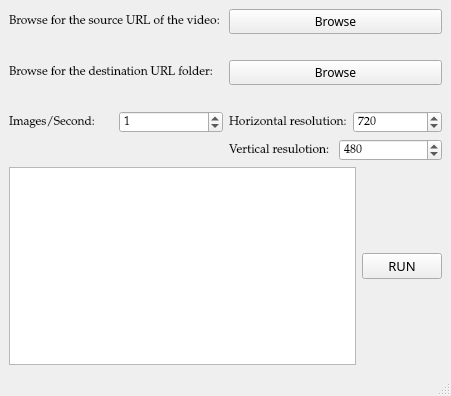
<?xml version="1.0" encoding="UTF-8"?>
<ui version="4.0">
 <class>CleaningApp</class>
 <widget class="QMainWindow" name="CleaningApp">
  <property name="geometry">
   <rect>
    <x>0</x>
    <y>0</y>
    <width>451</width>
    <height>396</height>
   </rect>
  </property>
  <property name="windowTitle">
   <string>Data Cleaning Tool</string>
  </property>
  <property name="styleSheet">
   <string notr="true">MainWindow{
Background:qlineargradient(spread:pad, x1:0.949, y1:1, x2:1, y2:0, stop:0 rgba(0, 0, 0, 255), stop:1 rgba(255, 255, 255, 255));
}</string>
  </property>
  <widget class="QWidget" name="centralwidget">
   <layout class="QGridLayout" name="gridLayout">
    <item row="0" column="0">
     <layout class="QVBoxLayout" name="verticalLayout">
      <item>
       <layout class="QHBoxLayout" name="horizontalLayout">
        <item>
         <widget class="QLabel" name="label_6">
          <property name="font">
           <font>
            <family>Palatino Linotype</family>
           </font>
          </property>
          <property name="text">
           <string>Browse for the source URL of the video:</string>
          </property>
         </widget>
        </item>
        <item>
         <widget class="QPushButton" name="pushButton">
          <property name="font">
           <font>
            <family>MV Boli</family>
           </font>
          </property>
          <property name="text">
           <string>Browse</string>
          </property>
         </widget>
        </item>
       </layout>
      </item>
      <item>
       <widget class="QLabel" name="label">
        <property name="font">
         <font>
          <family>Palatino Linotype</family>
         </font>
        </property>
        <property name="styleSheet">
         <string notr="true">
ui-&gt;label-&gt;setStyleSheet(&quot;{color: blue}&quot;);
</string>
        </property>
        <property name="text">
         <string>&lt;empty&gt;</string>
        </property>
       </widget>
      </item>
     </layout>
    </item>
    <item row="1" column="0">
     <layout class="QVBoxLayout" name="verticalLayout_2">
      <item>
       <layout class="QHBoxLayout" name="horizontalLayout_2">
        <item>
         <widget class="QLabel" name="label_7">
          <property name="font">
           <font>
            <family>Palatino Linotype</family>
           </font>
          </property>
          <property name="text">
           <string>Browse for the destination URL folder:</string>
          </property>
         </widget>
        </item>
        <item>
         <widget class="QPushButton" name="pushButton_3">
          <property name="font">
           <font>
            <family>MV Boli</family>
           </font>
          </property>
          <property name="text">
           <string>Browse</string>
          </property>
         </widget>
        </item>
       </layout>
      </item>
      <item>
       <widget class="QLabel" name="label_2">
        <property name="font">
         <font>
          <family>Palatino Linotype</family>
         </font>
        </property>
        <property name="text">
         <string>&lt;empty&gt;</string>
        </property>
       </widget>
      </item>
     </layout>
    </item>
    <item row="2" column="0">
     <layout class="QHBoxLayout" name="horizontalLayout_6">
      <item>
       <layout class="QVBoxLayout" name="verticalLayout_4">
        <item>
         <layout class="QHBoxLayout" name="horizontalLayout_5">
          <item>
           <widget class="QLabel" name="label_5">
            <property name="font">
             <font>
              <family>Palatino Linotype</family>
             </font>
            </property>
            <property name="text">
             <string>Images/Second:</string>
            </property>
           </widget>
          </item>
          <item>
           <widget class="QSpinBox" name="FrameCountBox">
            <property name="font">
             <font>
              <family>Palatino Linotype</family>
             </font>
            </property>
            <property name="maximum">
             <number>60</number>
            </property>
            <property name="value">
             <number>1</number>
            </property>
           </widget>
          </item>
         </layout>
        </item>
        <item>
         <widget class="QLabel" name="label_8">
          <property name="text">
           <string/>
          </property>
         </widget>
        </item>
       </layout>
      </item>
      <item>
       <layout class="QVBoxLayout" name="verticalLayout_3">
        <item>
         <layout class="QHBoxLayout" name="horizontalLayout_3">
          <item>
           <widget class="QLabel" name="label_3">
            <property name="font">
             <font>
              <family>Palatino Linotype</family>
             </font>
            </property>
            <property name="text">
             <string>Horizontal resolution:</string>
            </property>
           </widget>
          </item>
          <item>
           <widget class="QSpinBox" name="XResBox">
            <property name="font">
             <font>
              <family>Palatino Linotype</family>
             </font>
            </property>
            <property name="minimum">
             <number>100</number>
            </property>
            <property name="maximum">
             <number>1920</number>
            </property>
            <property name="value">
             <number>720</number>
            </property>
           </widget>
          </item>
         </layout>
        </item>
        <item>
         <layout class="QHBoxLayout" name="horizontalLayout_4">
          <item>
           <widget class="QLabel" name="label_4">
            <property name="font">
             <font>
              <family>Palatino Linotype</family>
             </font>
            </property>
            <property name="text">
             <string>Vertical resulotion:</string>
            </property>
           </widget>
          </item>
          <item>
           <widget class="QSpinBox" name="YResBox_3">
            <property name="font">
             <font>
              <family>Palatino Linotype</family>
             </font>
            </property>
            <property name="minimum">
             <number>100</number>
            </property>
            <property name="maximum">
             <number>1080</number>
            </property>
            <property name="value">
             <number>480</number>
            </property>
           </widget>
          </item>
         </layout>
        </item>
       </layout>
      </item>
     </layout>
    </item>
    <item row="3" column="0">
     <layout class="QHBoxLayout" name="horizontalLayout_7">
      <item>
       <widget class="QTextBrowser" name="textBrowser">
        <property name="font">
         <font>
          <family>Palatino Linotype</family>
         </font>
        </property>
       </widget>
      </item>
      <item>
       <widget class="QPushButton" name="pushButton_2">
        <property name="minimumSize">
         <size>
          <width>0</width>
          <height>23</height>
         </size>
        </property>
        <property name="font">
         <font>
          <family>MV Boli</family>
          <pointsize>10</pointsize>
         </font>
        </property>
        <property name="styleSheet">
         <string notr="true">pushButton_2{
Background:rgb(85, 0, 0);
}</string>
        </property>
        <property name="text">
         <string>RUN</string>
        </property>
       </widget>
      </item>
     </layout>
    </item>
   </layout>
  </widget>
  <widget class="QMenuBar" name="menubar">
   <property name="geometry">
    <rect>
     <x>0</x>
     <y>0</y>
     <width>451</width>
     <height>22</height>
    </rect>
   </property>
  </widget>
  <widget class="QStatusBar" name="statusbar"/>
 </widget>
 <resources/>
 <connections/>
</ui>
